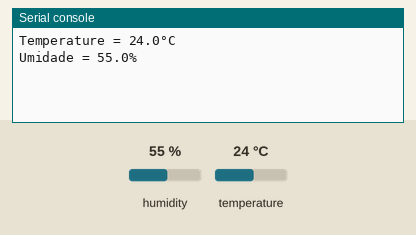
Bench run of a program on a simulated CircuitPython board. Parts: the last lines printed to the serial console. Inputs (shaded band) come from the test bench; at power-on: humidity 55 %, temperature 24 °C.

Above: at 1.2 s.
1.3 s: humidity set to 22 %
At 6.1 s:
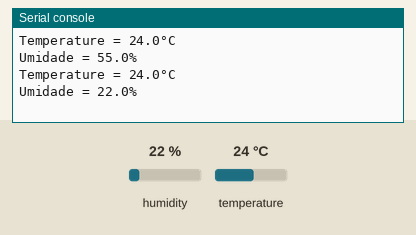
7.6 s: temperature set to 12 °C
At 12.0 s:
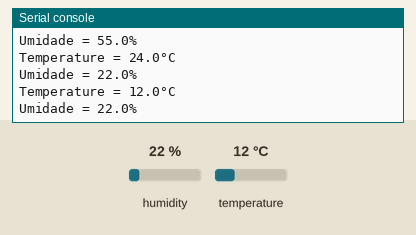
13.9 s: humidity set to 40 %
At 16.7 s:
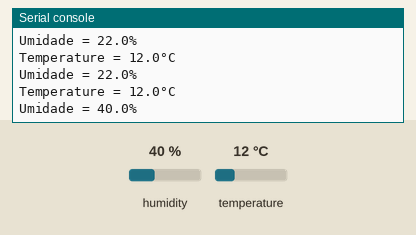
Timing chart, 0 to 18.2 s (numbered marks = the images above; inputs shaded):
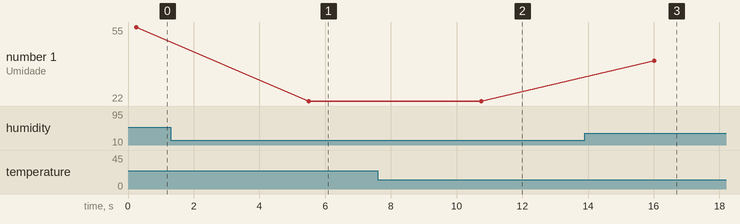

Measured:
- after the input at 1.3 s, the serial console: prints a new line after 4.2 s (image 1)
- after the input at 7.6 s, the serial console: prints a new line after 3.2 s (image 2)
- after the input at 13.9 s, the serial console: prints a new line after 2.1 s (image 3)
- plotted number 1: 55 → 22 after the input at 1.3 s, 22 → 40 after the input at 13.9 s

The program:

CodigoDHT11Temperetura.py
```python
import time
from board import D3
import adafruit_dht

# inicializando o sensor no pino D3
dhtDevice = adafruit_dht.DHT11(D3)

# Set the LCD's second line to input mo
while True:
    try:
        #Lendo os dados temperatura e umidade pelo sensor DHT11
        temperature_c = dhtDevice.temperature
        humidity = dhtDevice.humidity

        #checando se os dados é valido
        #Display de temperatura e umidade transmite
        print("Temperature = {0:0.1f}°C \nUmidade = {1:0.1f}%".format(temperature_c, humidity))

        #Espera por 5s antes da próxima leitura do sensor

        time.sleep(5)

            # lidar com quaisquer erros que possam ocorrer durante a leitura do sensor
    except RuntimeError as error:
        print(error.args[0])
        time.sleep(2.0)
        continue
```
